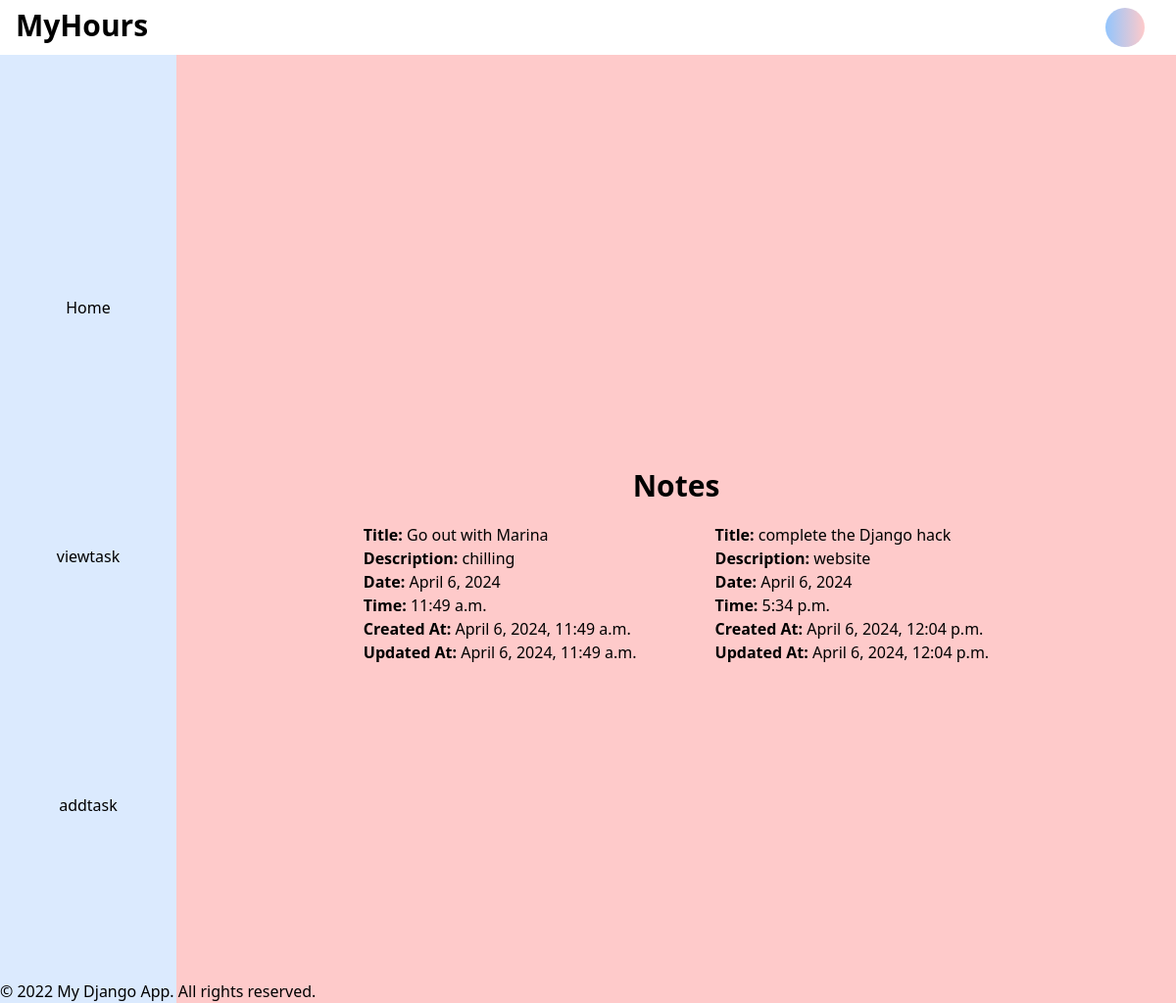
Screenshot of /viewtask/ with the database file from the repository.
### home/models.py (models this page shows, shortened)
class Planner(models.Model):
    title = models.CharField(max_length=200)
    description = models.TextField()
    date = models.DateField(auto_now=True)
    time = models.TimeField(auto_now=True)
    created_at = models.DateTimeField(auto_now_add=True)
    updated_at = models.DateTimeField(auto_now=True)

### home/views.py (the view)
# urls.py: path('viewtask/', views.viewtasks, name='viewtasks'),
def viewtasks(request):
    planners = Planner.objects.all()
    context = {'planners': planners}
    return render(request, 'plannerDisplay.html', context)

### templates/plannerDisplay.html (shortened to what this page needs)
{% extends "index.html" %}
{% block content %}
<div>
    <h1 class="w-full text-center font-bold text-3xl py-5">Notes</h1>
    <ul class="flex justify-evenly items-center">
        {% for planner in planners %}
        <li class="px-10">
            <strong>Title:</strong> {{ planner.title }}<br>
            <strong>Description:</strong> {{ planner.description }}<br>
            <strong>Date:</strong> {{ planner.date }}<br>
            <strong>Time:</strong> {{ planner.time }}<br>
            <strong>Created At:</strong> {{ planner.created_at }}<br>
            <strong>Updated At:</strong> {{ planner.updated_at }}<br>
        </li>
        {% endfor %}
    </ul>
</div>
{% endblock %}

### templates/index.html (shortened to what this page needs)
<!DOCTYPE html>
<html lang="en">
<head>
    <script src="https://cdn.tailwindcss.com"></script>
    <script src="https://cdn.tailwindcss.com?plugins=forms,typography,aspect-ratio,line-clamp"></script>
</head>
<body class="overflow-hidden">
    <div class="px-4 py-2 flex justify-between">
        <h1 class="w-full font-bold text-3xl ">MyHours</h1>
        <div>
            <div class="w-10 mx-4 h-10 bg-gradient-to-l from-red-200 to-blue-300 rounded-full"></div>
        </div>
    </div>
    <header>
        <nav class="" >
            <ul class="flex fixed top-[2] left-0 flex-col w-[15%] justify-evenly bg-blue-100 p-4 h-screen justify-center items-center ">
                <li class="hover:font-bold duration-300 ease-in-out"><a href="/">Home</a></li>
                <li class="hover:font-bold duration-300 ease-in-out"><a href="/viewtask/">viewtask</a></li>
                <li class="hover:font-bold duration-300 ease-in-out"><a href="/addtask/">addtask</a></li>
            </ul>
        </nav>
    </header>
    <main class="flex bg-red-200 ml-[15%] w-[85%] h-screen justify-center items-center p-10">
        {% block content %}
        {% endblock %}
    </main>
    <footer class="absolute bottom-0 left-0">
        <p>&copy; 2022 My Django App. All rights reserved.</p>
    </footer>
</body>
</html>

### rows the page displays
Planner: title "Go out with Marina", description "chilling", date "April 6, 2024", time "11:49 a.m.", created_at "April 6, 2024, 11:49 a.m.", updated_at "April 6, 2024, 11:49 a.m."
Planner: title "complete the Django hack", description "website", date "April 6, 2024", time "5:34 p.m.", created_at "April 6, 2024, 12:04 p.m.", updated_at "April 6, 2024, 12:04 p.m."
